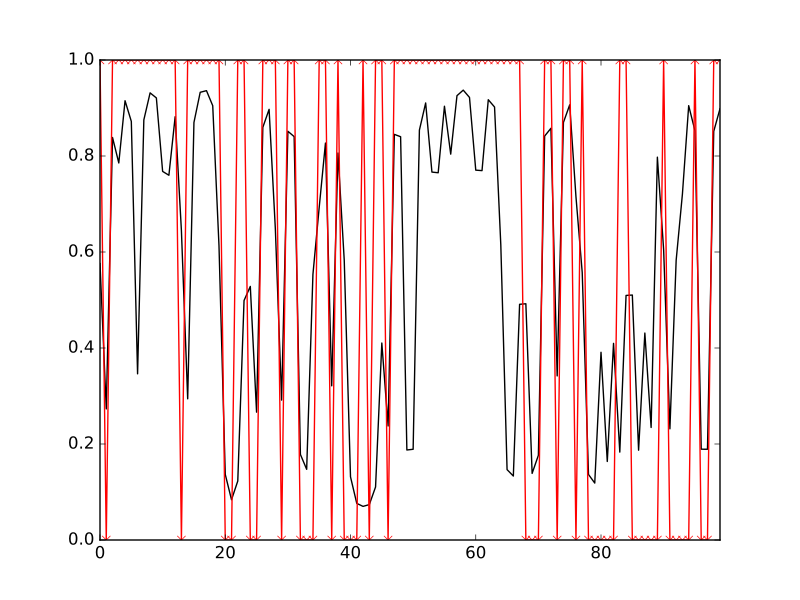

Write the Python code that produced this figure.
import numpy
numpy.random.seed(1)
from bayespy.nodes import CategoricalMarkovChain
a0 = [0.6, 0.4] # p(rainy)=0.6, p(sunny)=0.4
A = [[0.7, 0.3], # p(rainy->rainy)=0.7, p(rainy->sunny)=0.3
     [0.4, 0.6]] # p(sunny->rainy)=0.4, p(sunny->sunny)=0.6
N = 100
Z = CategoricalMarkovChain(a0, A, states=N)
from bayespy.nodes import Categorical, Mixture
P = [[0.1, 0.4, 0.5],
     [0.6, 0.3, 0.1]]
Y = Mixture(Z, Categorical, P)
weather = Z.random()
activity = Mixture(weather, Categorical, P).random()
Y.observe(activity)
from bayespy.inference import VB
Q = VB(Y, Z)
Q.update()
import bayespy.plot as bpplt
bpplt.plot(Z)
bpplt.plot(1-weather, color='r', marker='x')
bpplt.pyplot.show()
